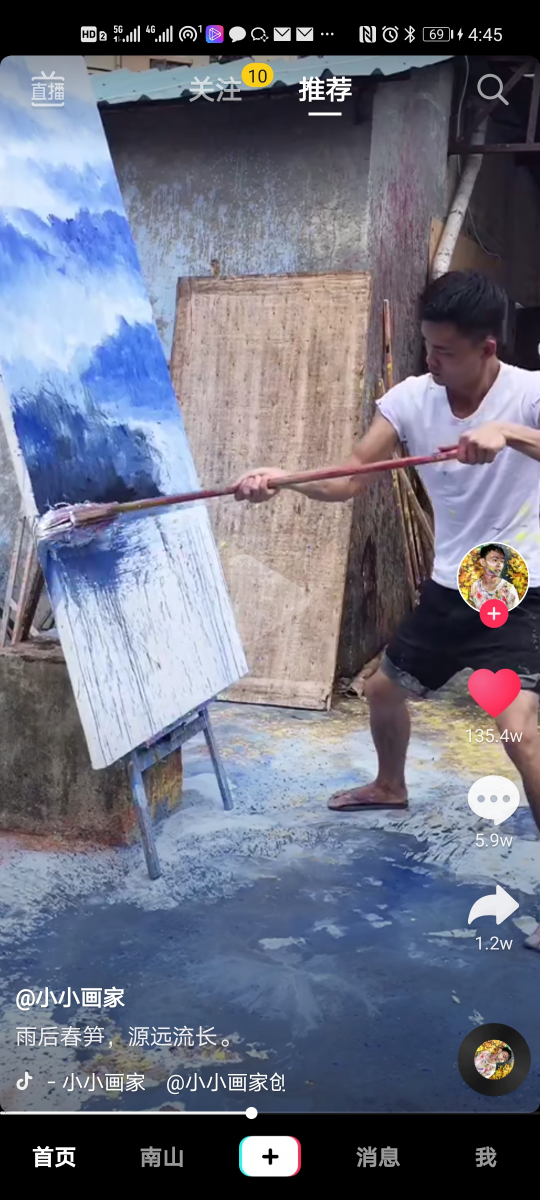
#> input picture images/1.jpg, 1080 x 2400 px (shown at 1/2 size); its folder holds only this picture in this run
$ python test.py
#> lines starting #> are read from the running program, lines starting #| are printed output that depends on the picture; after the words box and inside, x2 and y2 are one past the last pixel; in counts of white or black regions, pixels touching at a corner belong together; long printed decimals are rounded
import cv2
import numpy as np
import pickle
from os import listdir
from os.path import isfile, join

mypath = './images'
onlyfiles = [f for f in listdir(mypath) if isfile(join(mypath, f))]
print(onlyfiles)
with open('shapes.pkl', 'rb') as f:  # Python 3: open(..., 'rb')
#> (reads shapes.pkl from the repository)
    [heartContour,circle,plusInCircle] = pickle.load(f)

for imgx in onlyfiles:
    img = cv2.imread(join(mypath,imgx))
#> img is the input picture: shape (2400, 1080, 3); mean B, G, R 128.4, 111.9, 108.9
    print('Original Dimensions : ', img.shape)
#| Original Dimensions :  (2400, 1080, 3)
    hsv = cv2.cvtColor(img, cv2.COLOR_BGR2HSV)
#> hsv: shape (2400, 1080, 3); mean H, S, V 86.6, 58.8, 134.6

    lower_red0 = np.array([0, 150, 180])
    upper_red0 = np.array([10, 255, 255])
    lower_red1 = np.array([170, 150, 180])
    upper_red1 = np.array([180, 255, 255])

    mask0 = cv2.inRange(hsv, lower_red0, upper_red0)
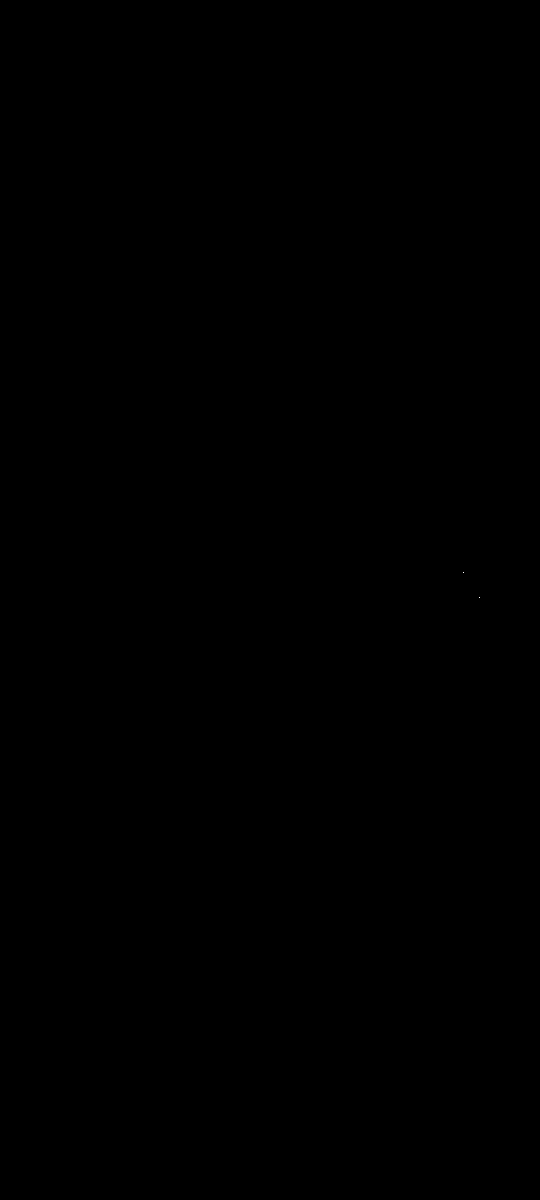
#> mask0: shape (2400, 1080) (shown at 1/2 size); 0% white in thin lines or dots, all inside (x1, y1, x2, y2) = (926, 1144, 960, 1195)
    mask1 = cv2.inRange(hsv, lower_red1, upper_red1)
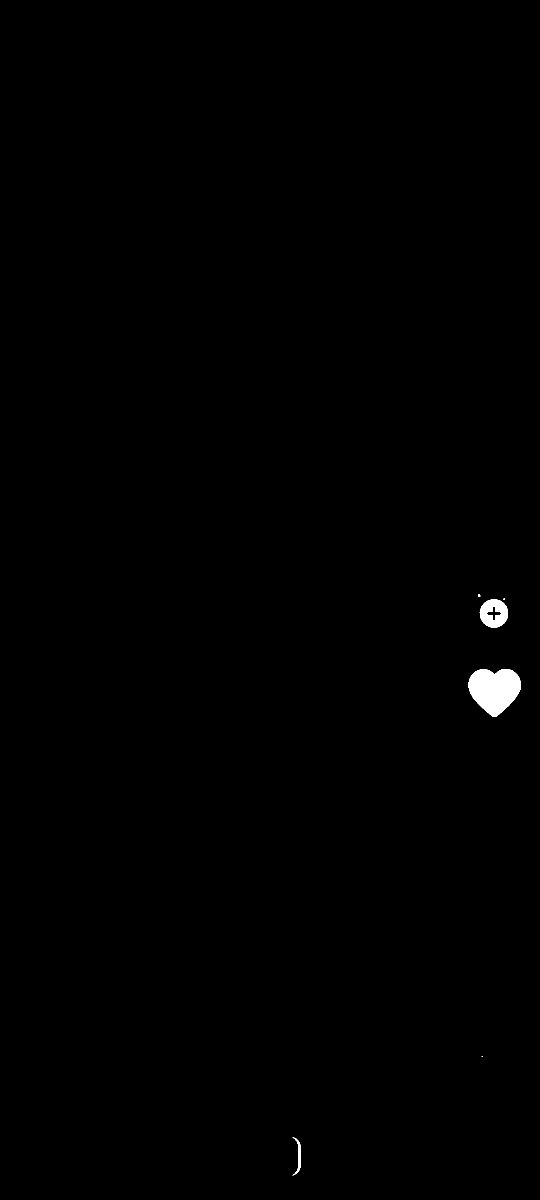
#> mask1: shape (2400, 1080) (shown at 1/2 size); 0.38% white; 6 white regions (2 under 20 px)
    res = cv2.bitwise_and(img, img, mask=mask0 | mask1)
    imgray = cv2.cvtColor(res, cv2.COLOR_BGR2GRAY)
    contours, hierarchy = cv2.findContours(
        imgray, cv2.RETR_TREE, cv2.CHAIN_APPROX_NONE)
#> contours = 8 contours, 4 with area under 20; largest, box (x1, y1, x2, y2) and area: (936, 1338, 1042, 1434) 7065, (959, 1198, 1016, 1256) 2464, (973, 1213, 1003, 1241) 316, (585, 2274, 602, 2351) 282
    newcontour = []
    print('contours',len(contours))
#| contours 8
    for i,n in enumerate(contours):
        area = cv2.contourArea(n)
        if area > 100:
            print(i,area)
            ret = cv2.matchShapes(n, heartContour, 1, 0.0)
            if ret < 0.02:
                newcontour.append(n)
                print('heartContour', ret)
                continue
#> this loop made 8 passes
#> (area, ret) on passes 1, 3, 4, 5: (282, 12.15), (7065, 0.0117), (2464, 0.0376), (316, 0.291)
#| 0 282.0
#| 2 7065.0
#| heartContour 0.01173
#| 3 2464.0
#| 4 316.0
#> after the loop, newcontour = 1 contour; box (x1, y1, x2, y2) and area: (936, 1338, 1042, 1434) 7065

            # [7 lines of commented-out code are left out]


    img = cv2.drawContours(img, newcontour, -1, (0, 255, 0), 3)
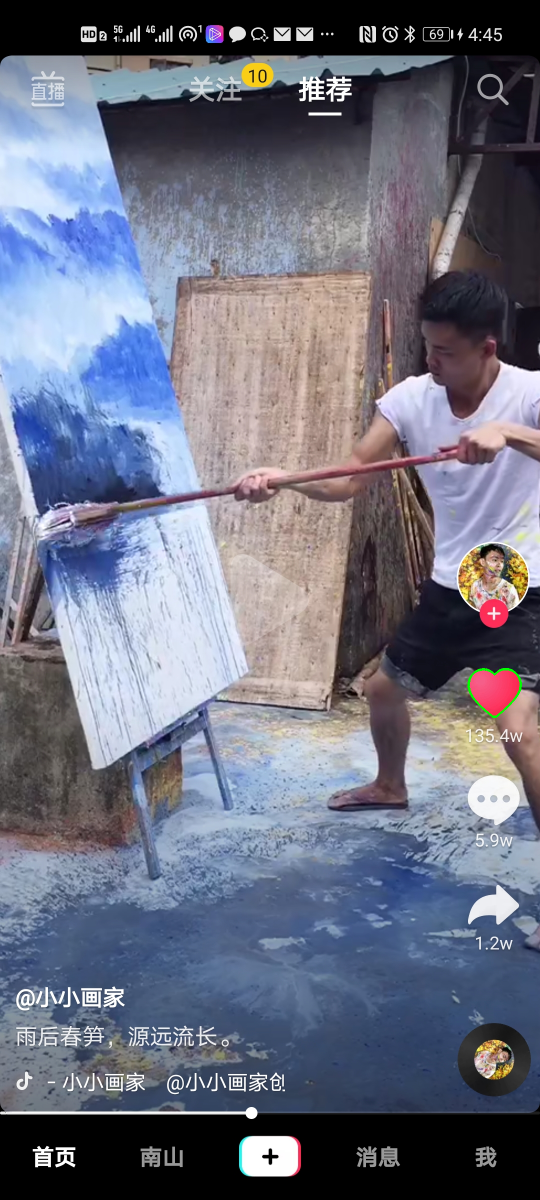
#> img: shape (2400, 1080, 3) (shown at 1/2 size); 0.05% of pixels changed, all inside (x1, y1, x2, y2) = (934, 1336, 1044, 1436)


    # with open('shapes.pkl', 'wb') as f:  # Python 3: open(..., 'wb')
    #     pickle.dump([newcontour[1], newcontour[2], newcontour[3]], f)
    cv2.namedWindow(imgx, cv2.WINDOW_NORMAL)
    cv2.resizeWindow(imgx, 1200,1200)
    cv2.imshow(imgx, img)
    # print(hierarchy)

cv2.waitKey(0)
cv2.destroyAllWindows()
